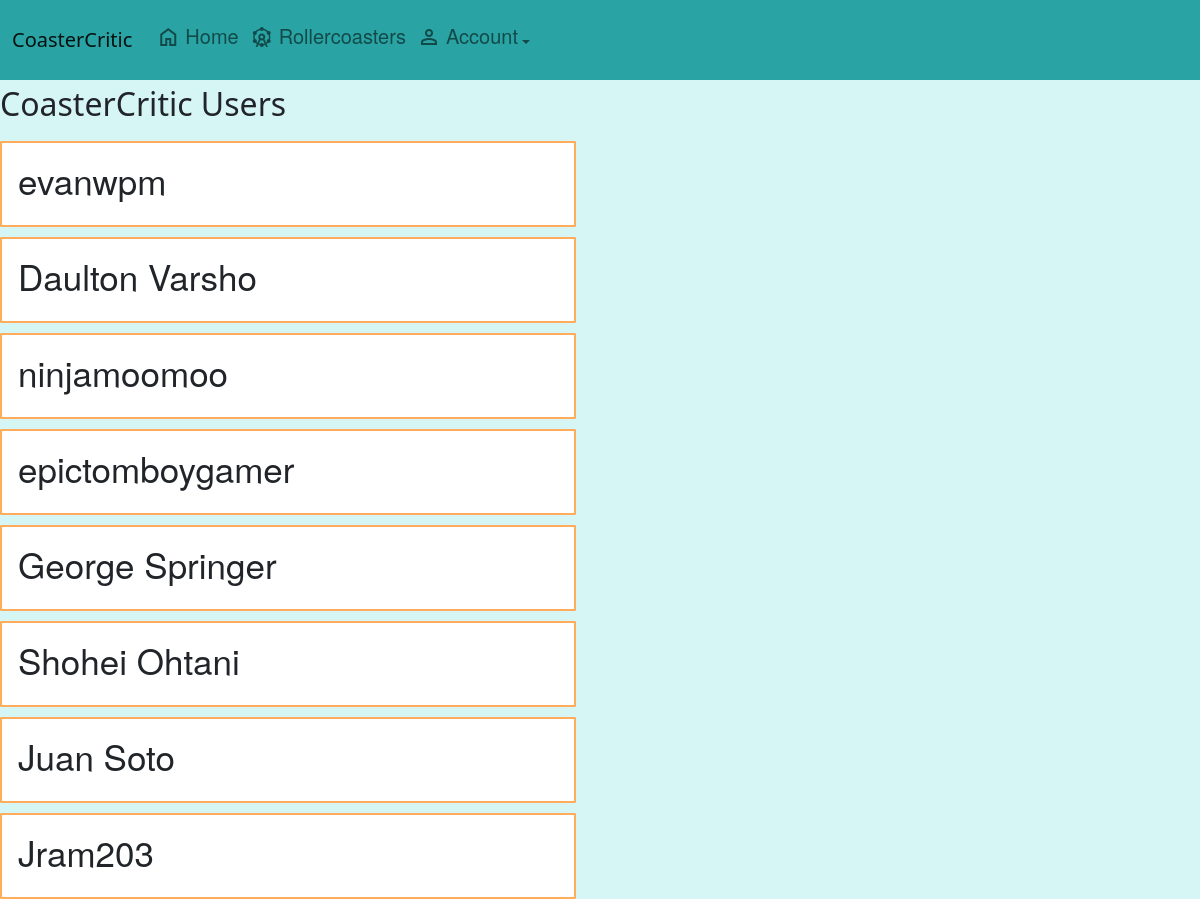
Screenshot of /users with the database file from the repository.
### app/models.py (models this page shows)
class User(UserMixin, db.Model):
    id = db.Column(db.Integer, primary_key=True)
    password = db.Column(db.String(100))
    name = db.Column(db.String(100))
    reviews = db.relationship('Review', lazy=True)

### app/main.py (the view)
@main.route('/users', methods=['GET'])
def view_users():
    users = models.User.query.all()
    return render_template('users.html', users=users)

### app/templates/users.html
{% extends "base.html" %}
{% block content %}
<div>
    <div class="review_container">
        <h2>CoasterCritic Users</h2>
        {% for user in users %}
        <div class="card" style="width: 96%; border: 2px solid #ff9933cb; border-radius: 1px;"
            onclick="open_profile({{user.id}})">
            <div class="card-body">
                <h5 style="font-size: 35px; font-family: Walfork, Walsheim, Helvetica Neue, Helvetica, Arial, sans-serif;"
                    class="card-title">{{ user.name}}</h5>
            </div>
        </div>
        {% endfor %}
    </div>
</div>
{% endblock %}

### app/static/styles.css (style rules this page uses)
.review_container { display: flex; flex-direction: column; gap: 10px; padding-top: 5px; flex-grow: 1; width: 50%; }
body { background-color: #d6f5f5; }

### rows the page displays
User: name "evanwpm"
User: name "Daulton Varsho"
User: name "ninjamoomoo"
User: name "epictomboygamer"
User: name "George Springer"
User: name "Shohei Ohtani"
User: name "Juan Soto"
User: name "Jram203"
